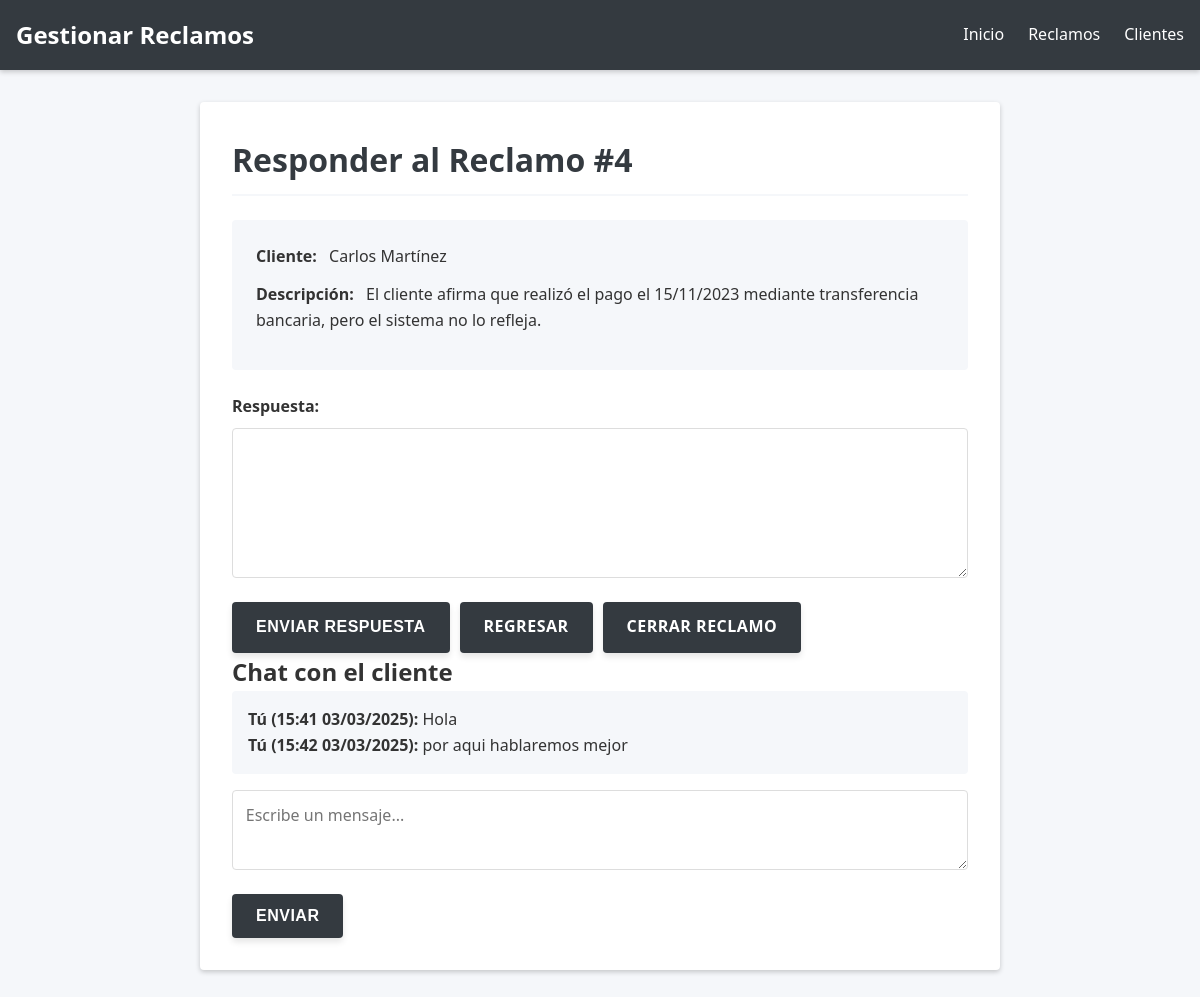
Screenshot of /gestor/inc/responder_reclamo.php?id=4 (signed in) with the database file from the repository.
### tables this page shows
CREATE TABLE `reclamos` (
  `id` int NOT NULL,
  `cliente_id` int NOT NULL,
  `deuda_id` int DEFAULT NULL,
  `descripcion` text NOT NULL,
  `estado` enum('abierto','en_proceso','resuelto','cerrado') DEFAULT 'abierto',
  `created_at` timestamp NULL DEFAULT CURRENT_TIMESTAMP,
  `respuesta` text,
  `respondido_por` int DEFAULT NULL
);

CREATE TABLE `clientes` (
  `id` int NOT NULL,
  `usuario_id` int NOT NULL,
  `nombre` varchar(200) NOT NULL,
  `identificacion` varchar(20) DEFAULT NULL,
  `direccion` text,
  `telefono` varchar(20) DEFAULT NULL,
  `email` varchar(100) DEFAULT NULL,
  `created_at` timestamp NULL DEFAULT CURRENT_TIMESTAMP,
  `imagen` varchar(255) NOT NULL DEFAULT 'default.png'
);

CREATE TABLE `chats` (
  `id` int NOT NULL,
  `reclamo_id` int NOT NULL,
  `emisor_id` int NOT NULL,
  `contenido` text NOT NULL,
  `fecha_hora` timestamp NULL DEFAULT CURRENT_TIMESTAMP,
  `tipo_emisor` enum('administrador','cliente') NOT NULL
);

### gestor/inc/responder_reclamo.php (the view, shortened to what this page needs)
<?php
require_once 'cnx.php';
$claim_id = isset($_GET['id']) ? intval($_GET['id']) : 0;
$stmt = $pdo->prepare("SELECT r.*, c.nombre AS cliente_nombre
                       FROM reclamos r
                       JOIN clientes c ON r.cliente_id = c.id
                       WHERE r.id = ?");
$stmt->execute([$claim_id]);
$claim = $stmt->fetch(PDO::FETCH_ASSOC);
?>
    <header class="header">
        <nav class="nav">
            <div class="nav-brand">Gestionar Reclamos</div>
            <ul class="nav-links">
                <li><a href="../index.php">Inicio</a></li>
                <li><a href="../reclamos.php">Reclamos</a></li>
                <li><a href="../clientes.php">Clientes</a></li>
            </ul>
        </nav>
    </header>
    <div class="container">
    <h1 class="page-title">Responder al Reclamo #<?php echo $claim_id; ?></h1>
    <div class="row">
        <div class="col-md-6">
            <div class="claim-info">
                <p><span class="claim-label">Cliente:</span> <?php echo htmlspecialchars($claim['cliente_nombre']); ?></p>
                <p><span class="claim-label">Descripción:</span> <?php echo htmlspecialchars($claim['descripcion']); ?></p>
            </div>
            <form method="post">
                <div class="form-group">
                    <label for="respuesta">Respuesta:</label>
                    <textarea id="respuesta" name="respuesta" required></textarea>
                </div>
                <div class="button-group">
                    <button type="submit" class="btn">Enviar Respuesta</button>
                    <a href="../index.php" class="btn">Regresar</a>
                    <a href="cerrar_reclamo.php" class="btn" onclick="event.preventDefault(); if(confirm('¿Estás seguro de cerrar este reclamo?')) { document.getElementById('form-cerrar-reclamo').submit(); }">Cerrar Reclamo</a>
                </div>
                </form>
        </div>
        <div class="col-md-6">
            <h2>Chat con el cliente</h2>
            <div id="chat-historial" style="max-height: 300px; overflow-y: auto; background-color: #f5f7fa; padding: 1rem; border-radius: 4px;">
                <?php
                $chat_stmt = $pdo->prepare("SELECT c.*, u.nombre AS emisor_nombre
                                            FROM chats c
                                            JOIN usuarios u ON c.emisor_id = u.id
                                            WHERE c.reclamo_id = ?
                                            ORDER BY c.fecha_hora ASC");
                $chat_stmt->execute([$claim_id]);
                $messages = $chat_stmt->fetchAll(PDO::FETCH_ASSOC);
                foreach ($messages as $message) {
                    $emisor = $message['tipo_emisor'] === 'administrador' ? 'Tú' : htmlspecialchars($message['emisor_nombre']);
                    echo "<p><strong>$emisor (" . date('H:i d/m/Y', strtotime($message['fecha_hora'])) . "):</strong> " . htmlspecialchars($message['contenido']) . "</p>";
                }
                ?>
            </div>
            <form method="post" action="enviar_mensaje.php" style="margin-top: 1rem;">
                <div class="form-group">
                    <textarea name="mensaje" placeholder="Escribe un mensaje..." required style="min-height: 80px;"></textarea>
                </div>
                <button type="submit" class="btn">Enviar</button>
            </form>
        </div>
    </div>
</div>

### gestor/inc/responder_reclamo.php (style rules this page uses)
* { box-sizing: border-box; margin: 0; padding: 0; }
.header { background-color: var(--primary-color); color: var(--white); padding: 1rem; box-shadow: var(--box-shadow); }
.nav { display: flex; justify-content: space-between; align-items: center; max-width: 1200px; margin: 0 auto; }
.nav-brand { font-size: 1.5rem; font-weight: bold; }
.nav-links { display: flex; list-style: none; }
.nav-links li { margin-left: 1.5rem; }
.nav-links a { color: var(--white); text-decoration: none; font-weight: 500; }
.container { max-width: 800px; margin: 2rem auto; padding: 2rem; background-color: var(--white); border-radius: var(--border-radius); box-shadow: var(--box-shadow); }
.page-title { color: var(--primary-color); margin-bottom: 1.5rem; padding-bottom: 0.5rem; border-bottom: 2px solid var(--light-bg); }
.claim-info { background-color: var(--light-bg); padding: 1.5rem; border-radius: var(--border-radius); margin-bottom: 1.5rem; }
.claim-info p { margin-bottom: 0.8rem; }
.claim-label { font-weight: 600; margin-right: 0.5rem; }
.form-group { margin-bottom: 1.5rem; }
label { display: block; margin-bottom: 0.5rem; font-weight: 600; }
textarea { width: 100%; padding: 0.8rem; border: 1px solid #ddd; border-radius: var(--border-radius); font-family: inherit; font-size: 1rem; resize: vertical; min-height: 150px; }
.btn { background-color: #343a40; color: var(--white); border: none; padding: 0.8rem 1.5rem; font-size: 1rem; font-weight: 600; border-radius: var(--border-radius); cursor: pointer; transition: all 0.3s ease; box-shadow: 0 4px 6px rgba(0, 0, 0, 0.1); letter-spacing: 0.5px; text-transform: uppercase; text-decoration: none; }
.button-group { display: flex; gap: 10px; }

### rows the page displays
reclamos: cliente.nombre "Carlos Martínez", descripcion "El cliente afirma que realizó el pago el 15/11/2023 mediante transferencia bancaria, pero el sistema no lo refleja."
chats: tipo_emisor "Tú", fecha_hora "15:41 03/03/2025", contenido "Hola"
chats: tipo_emisor "Tú", fecha_hora "15:42 03/03/2025", contenido "por aqui hablaremos mejor"

### other values shown
$claim_id "4"
